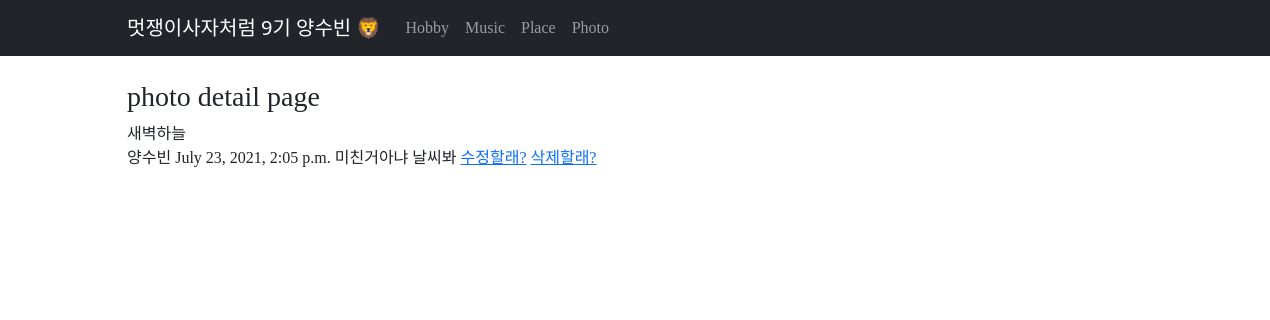
The page /1 on the database its author committed.
### subin/models.py (models this page shows, shortened)
class Photo(models.Model):
    title = models.CharField(max_length=200)
    writer = models.CharField(max_length=100)
    pub_date = models.DateTimeField()
    body = models.TextField()

### subin/views.py (the view)
# urls.py: path('<str:id>', views.detail, name="detail"),
def detail(request, id):
    photo = get_object_or_404(Photo, pk=id)
    return render(request, "detail.html", {'photo':photo})

### subin/templates/detail.html
{% extends 'base.html' %}
{% block contents %}
<h3>photo detail page</h3>
    {{photo.title}} <br>
    {{photo.writer}}
    {{photo.pub_date}}
    {{photo.body}}
    <a href="{% url 'edit' photo.id %}">수정할래?</a>
    <a href="{% url 'delete' photo.id %}">삭제할래?</a>
{% endblock %}

### rows shown on the page
Photo: title "새벽하늘", writer "양수빈", pub_date "July 23, 2021, 2:05 p.m.", body "미친거아냐 날씨봐"
